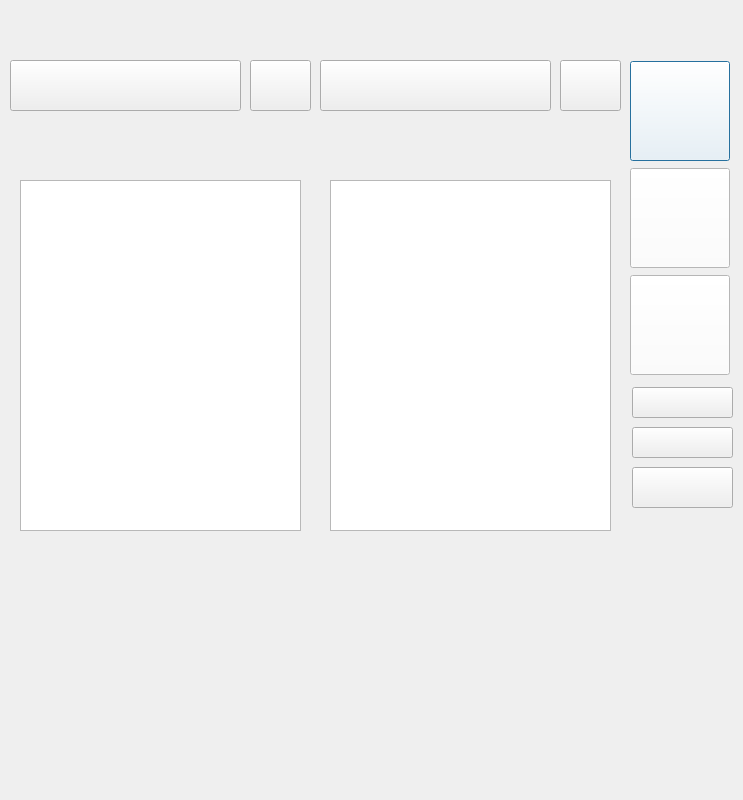
<?xml version="1.0" encoding="UTF-8"?>
<ui version="4.0">
 <class>Dialog</class>
 <widget class="QDialog" name="Dialog">
  <property name="geometry">
   <rect>
    <x>0</x>
    <y>0</y>
    <width>743</width>
    <height>800</height>
   </rect>
  </property>
  <property name="minimumSize">
   <size>
    <width>743</width>
    <height>555</height>
   </size>
  </property>
  <property name="maximumSize">
   <size>
    <width>743</width>
    <height>800</height>
   </size>
  </property>
  <property name="windowTitle">
   <string>Dialog</string>
  </property>
  <property name="styleSheet">
   <string notr="true"/>
  </property>
  <widget class="QWidget" name="widget_3" native="true">
   <property name="geometry">
    <rect>
     <x>-30</x>
     <y>-6</y>
     <width>801</width>
     <height>561</height>
    </rect>
   </property>
   <property name="minimumSize">
    <size>
     <width>300</width>
     <height>500</height>
    </size>
   </property>
   <property name="styleSheet">
    <string notr="true"/>
   </property>
  </widget>
  <widget class="QWidget" name="layoutWidget">
   <property name="geometry">
    <rect>
     <x>630</x>
     <y>60</y>
     <width>102</width>
     <height>316</height>
    </rect>
   </property>
   <layout class="QVBoxLayout" name="verticalLayout">
    <item>
     <widget class="QPushButton" name="lock_pushButton">
      <property name="minimumSize">
       <size>
        <width>100</width>
        <height>100</height>
       </size>
      </property>
      <property name="maximumSize">
       <size>
        <width>100</width>
        <height>100</height>
       </size>
      </property>
      <property name="layoutDirection">
       <enum>Qt::LeftToRight</enum>
      </property>
      <property name="styleSheet">
       <string notr="true">background-color: rgb(255, 255, 255);</string>
      </property>
      <property name="text">
       <string/>
      </property>
     </widget>
    </item>
    <item>
     <widget class="QPushButton" name="unlock_pushButton">
      <property name="minimumSize">
       <size>
        <width>100</width>
        <height>100</height>
       </size>
      </property>
      <property name="maximumSize">
       <size>
        <width>100</width>
        <height>100</height>
       </size>
      </property>
      <property name="styleSheet">
       <string notr="true">background-color: rgb(255, 255, 255);</string>
      </property>
      <property name="text">
       <string/>
      </property>
     </widget>
    </item>
    <item>
     <widget class="QPushButton" name="quit_pushButton">
      <property name="minimumSize">
       <size>
        <width>100</width>
        <height>100</height>
       </size>
      </property>
      <property name="maximumSize">
       <size>
        <width>100</width>
        <height>100</height>
       </size>
      </property>
      <property name="styleSheet">
       <string notr="true">background-color: rgb(255, 255, 255);</string>
      </property>
      <property name="text">
       <string/>
      </property>
     </widget>
    </item>
   </layout>
  </widget>
  <widget class="QPushButton" name="Select_pushButton">
   <property name="geometry">
    <rect>
     <x>10</x>
     <y>60</y>
     <width>231</width>
     <height>51</height>
    </rect>
   </property>
   <property name="text">
    <string/>
   </property>
  </widget>
  <widget class="QWidget" name="Folder_widget" native="true">
   <property name="geometry">
    <rect>
     <x>10</x>
     <y>119</y>
     <width>300</width>
     <height>421</height>
    </rect>
   </property>
   <property name="minimumSize">
    <size>
     <width>300</width>
     <height>400</height>
    </size>
   </property>
   <property name="maximumSize">
    <size>
     <width>16777215</width>
     <height>16777215</height>
    </size>
   </property>
   <property name="styleSheet">
    <string notr="true"/>
   </property>
  </widget>
  <widget class="QPushButton" name="Folder_pushButton">
   <property name="geometry">
    <rect>
     <x>320</x>
     <y>60</y>
     <width>231</width>
     <height>51</height>
    </rect>
   </property>
   <property name="text">
    <string/>
   </property>
  </widget>
  <widget class="QListWidget" name="listWidget_2">
   <property name="geometry">
    <rect>
     <x>330</x>
     <y>180</y>
     <width>281</width>
     <height>351</height>
    </rect>
   </property>
   <property name="styleSheet">
    <string notr="true"/>
   </property>
  </widget>
  <widget class="QWidget" name="widget_2" native="true">
   <property name="geometry">
    <rect>
     <x>319</x>
     <y>119</y>
     <width>301</width>
     <height>421</height>
    </rect>
   </property>
  </widget>
  <widget class="QListWidget" name="listWidget_1">
   <property name="geometry">
    <rect>
     <x>20</x>
     <y>180</y>
     <width>281</width>
     <height>351</height>
    </rect>
   </property>
  </widget>
  <widget class="QPushButton" name="Delete_pushButton">
   <property name="geometry">
    <rect>
     <x>250</x>
     <y>60</y>
     <width>61</width>
     <height>51</height>
    </rect>
   </property>
   <property name="text">
    <string/>
   </property>
  </widget>
  <widget class="QPushButton" name="Delete_pushButton_2">
   <property name="geometry">
    <rect>
     <x>560</x>
     <y>60</y>
     <width>61</width>
     <height>51</height>
    </rect>
   </property>
   <property name="text">
    <string/>
   </property>
  </widget>
  <widget class="QPushButton" name="logout_pushButton">
   <property name="geometry">
    <rect>
     <x>632</x>
     <y>387</y>
     <width>101</width>
     <height>31</height>
    </rect>
   </property>
   <property name="text">
    <string/>
   </property>
  </widget>
  <widget class="QPushButton" name="login_pushButton">
   <property name="geometry">
    <rect>
     <x>632</x>
     <y>427</y>
     <width>101</width>
     <height>31</height>
    </rect>
   </property>
   <property name="text">
    <string/>
   </property>
  </widget>
  <widget class="QPushButton" name="re_pushButton">
   <property name="geometry">
    <rect>
     <x>632</x>
     <y>467</y>
     <width>101</width>
     <height>41</height>
    </rect>
   </property>
   <property name="text">
    <string/>
   </property>
  </widget>
  <zorder>widget_3</zorder>
  <zorder>layoutWidget</zorder>
  <zorder>Select_pushButton</zorder>
  <zorder>Folder_widget</zorder>
  <zorder>Folder_pushButton</zorder>
  <zorder>widget_2</zorder>
  <zorder>listWidget_2</zorder>
  <zorder>listWidget_1</zorder>
  <zorder>Delete_pushButton</zorder>
  <zorder>Delete_pushButton_2</zorder>
  <zorder>logout_pushButton</zorder>
  <zorder>login_pushButton</zorder>
  <zorder>re_pushButton</zorder>
 </widget>
 <resources/>
 <connections/>
</ui>
